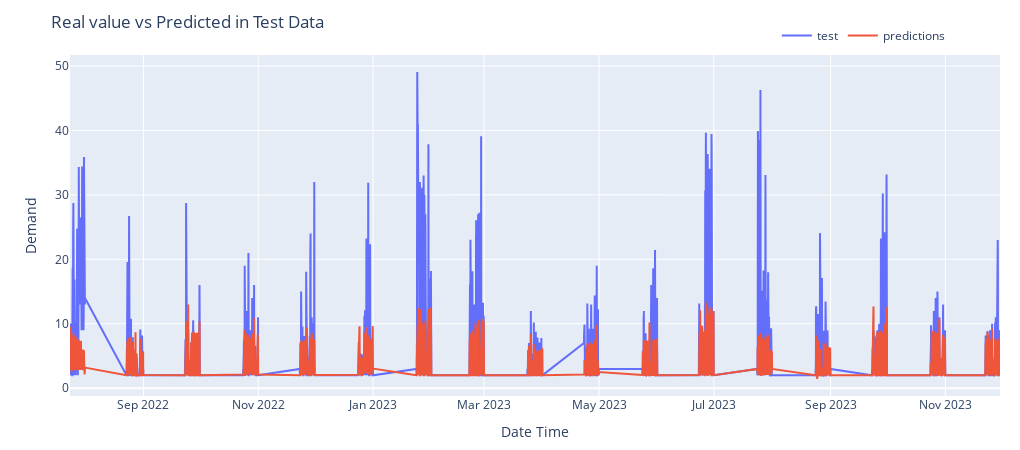

Notebook code cell kept with this figure:
### Code cell
def plotPredictions(dates, y_pred, y_test):
    fig = go.Figure()
    trace1 = go.Scatter(x=test_dates, y=y_test, name="test", mode="lines")
    trace2 = go.Scatter(x=test_dates, y=y_pred, name="predictions", mode="lines")
    fig.add_trace(trace1)
    fig.add_trace(trace2)
    fig.update_layout(
        title="Real value vs Predicted in Test Data",
        xaxis_title="Date Time",
        yaxis_title="Demand",
        width=1020,
        height=450,
        margin = dict(l=70, r=20, t=55, b=20),
        legend = dict(
            orientation = "h",
            yanchor="top",
            y=1.1,
            xanchor="left",
            x=0.76
        )
    )
    fig.show()
    
plotPredictions(test_x.index, y_pred, test_y)

### Figure 1 — Plotly figure (JSON) as saved in the notebook; plotly's stock layout.template omitted (floating-point values rounded to 4 significant figures; data arrays with more than 128 entries replaced by an {"elided": "..."} marker saying what was removed)
{"data": [{"mode": "lines", "name": "test", "type": "scatter", "x": {"elided": "3264 str values"}, "y": {"elided": "3264 float values"}}, {"mode": "lines", "name": "predictions", "type": "scatter", "x": {"elided": "3264 str values"}, "y": {"elided": "3264 float values"}}], "layout": {"height": 450, "legend": {"orientation": "h", "x": 0.76, "xanchor": "left", "y": 1.1, "yanchor": "top"}, "margin": {"b": 20, "l": 70, "r": 20, "t": 55}, "title": {"text": "Real value vs Predicted in Test Data"}, "width": 1020, "xaxis": {"title": {"text": "Date Time"}}, "yaxis": {"title": {"text": "Demand"}}}}
